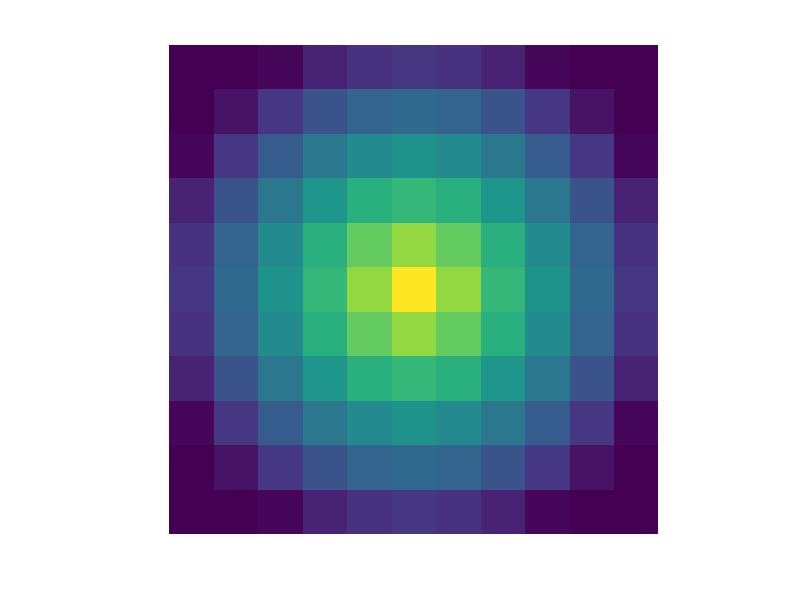
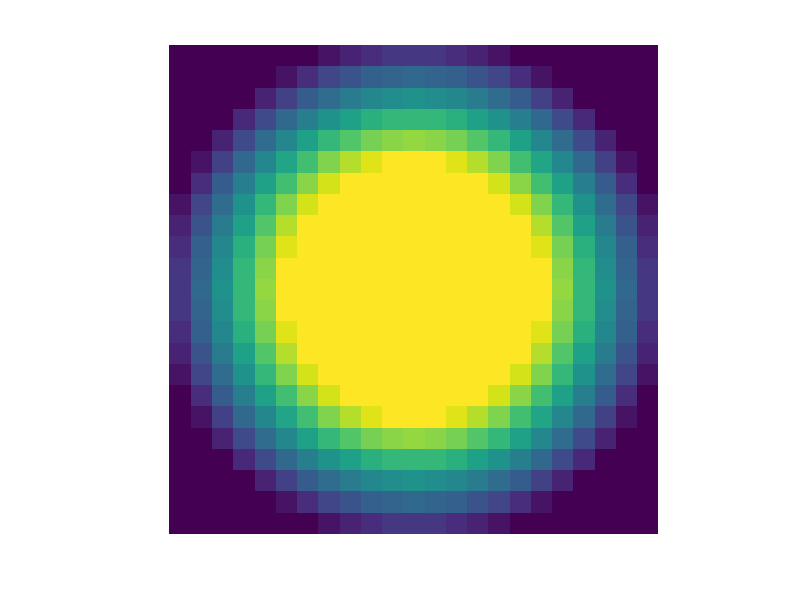

Source code (MATLAB) for these figures, in order: (Note: this script raises an error after producing the figures.)
function prepareKernel(binSize, order, vis)

clear global triKERNEL chKERNEL triKERNEL2

global triKERNEL chKERNEL triKERNEL2

if ~exist('binSize', 'var') || isempty(binSize),
    binSize = 6;
    vis = 1;
end

if ~exist('order', 'var') || isempty(order),
    order = 4;
end

if ~exist('vis', 'var') || isempty(vis),
    vis = 1;
end

% triangular kernel
[x,y] = meshgrid(-binSize+1:binSize-1,  -binSize+1:binSize-1);
z = complex(x,y);
triKERNEL = max(binSize - (abs(z)),0);
triKERNEL = triKERNEL / sum(abs(triKERNEL(:)));
if(vis)
    figure('Name','truangle kernel');
    imagesc(real(triKERNEL));axis equal off;
end

[x,y] = meshgrid(-binSize * 2+1:binSize * 2-1,  -binSize * 2+1:binSize * 2 -1);
z = complex(x,y);
triKERNEL2 = min(max(binSize * 2 - (abs(z)),0), binSize);
triKERNEL2 = triKERNEL2 / sum(abs(triKERNEL2(:)));
if(vis)
    figure('Name','triKERNEL2');
    imagesc(real(triKERNEL2));axis equal off;
end

% circular harmonics with radius = 1/2/3 * binSize
% triangular kernel width = sigma = binSize

Order = 0:order;
Scale = 1:3;
sigma = binSize;

if(vis)
    figure('Name','circular harmonic kernel');
    set(gcf, 'Color',[1,1,1]);
    HH = tight_subplot(numel(Order),numel(Scale) * 2,0.02,0.05,0.05);
end
for s = 1:numel(Scale)
    r = binSize * s;
    [x,y] = meshgrid(-r-sigma+1:r+sigma-1,  1-r-sigma:r+sigma-1);
    z = complex(x,y);
    phase_z = angle(z);
    
    for j = 1:numel(Order)
        kernel = max(sigma - abs(abs(z) - r), 0) .* exp(1i * phase_z * Order(j));
        kernel = kernel / sqrt(sum(abs(kernel(:)).^2));     %% make all the output value in same range
        if(vis)
            skernel = (pad(kernel,[150,150]) ./ max(real(kernel(:))) + 1+1i)/2;
            axes(HH(s*2+numel(Scale) * (j-1) * 2 - 1));imshow(pad(real(skernel), [150,150]));axis equal tight off;
            axes(HH(s*2+numel(Scale)* (j-1) * 2 ));imshow(pad(imag(skernel), [150,150]) );axis equal tight off;
        end
        chKERNEL{s,j} = kernel;
    end
end
